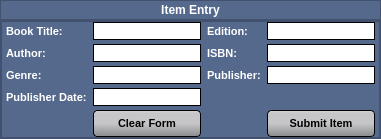
            <widget class="QWidget" name="add_item_pane">
             <property name="styleSheet">
              <string notr="true">background-color: #55698d;</string>
             </property>
             <layout class="QVBoxLayout" name="verticalLayout_9" stretch="0,1">
              <property name="spacing">
               <number>0</number>
              </property>
              <property name="leftMargin">
               <number>0</number>
              </property>
              <property name="topMargin">
               <number>0</number>
              </property>
              <property name="rightMargin">
               <number>0</number>
              </property>
              <property name="bottomMargin">
               <number>0</number>
              </property>
              <item>
               <widget class="QFrame" name="add_item_title_frame">
                <property name="frameShape">
                 <enum>QFrame::StyledPanel</enum>
                </property>
                <property name="frameShadow">
                 <enum>QFrame::Raised</enum>
                </property>
                <layout class="QHBoxLayout" name="horizontalLayout_6">
                 <property name="spacing">
                  <number>0</number>
                 </property>
                 <property name="leftMargin">
                  <number>2</number>
                 </property>
                 <property name="topMargin">
                  <number>2</number>
                 </property>
                 <property name="rightMargin">
                  <number>2</number>
                 </property>
                 <property name="bottomMargin">
                  <number>2</number>
                 </property>
                 <item>
                  <widget class="QLabel" name="add_item_title_label">
                   <property name="styleSheet">
                    <string notr="true">color: White;
font-family: &quot;SourceSansPro-Bold&quot;;
font-weight: 600;
background-color: none;
font-size: 12px;</string>
                   </property>
                   <property name="text">
                    <string>Item Entry</string>
                   </property>
                   <property name="alignment">
                    <set>Qt::AlignCenter</set>
                   </property>
                  </widget>
                 </item>
                </layout>
               </widget>
              </item>
              <item>
               <widget class="QFrame" name="add_item_background_frame">
                <property name="frameShape">
                 <enum>QFrame::StyledPanel</enum>
                </property>
                <property name="frameShadow">
                 <enum>QFrame::Raised</enum>
                </property>
                <layout class="QHBoxLayout" name="horizontalLayout_7">
                 <property name="spacing">
                  <number>0</number>
                 </property>
                 <property name="leftMargin">
                  <number>0</number>
                 </property>
                 <property name="topMargin">
                  <number>0</number>
                 </property>
                 <property name="rightMargin">
                  <number>0</number>
                 </property>
                 <property name="bottomMargin">
                  <number>0</number>
                 </property>
                 <item>
                  <widget class="QFrame" name="add_item_second_frame">
                   <property name="frameShape">
                    <enum>QFrame::StyledPanel</enum>
                   </property>
                   <property name="frameShadow">
                    <enum>QFrame::Raised</enum>
                   </property>
                   <layout class="QGridLayout" name="gridLayout_3">
                    <property name="leftMargin">
                     <number>4</number>
                    </property>
                    <property name="topMargin">
                     <number>0</number>
                    </property>
                    <property name="rightMargin">
                     <number>4</number>
                    </property>
                    <property name="bottomMargin">
                     <number>0</number>
                    </property>
                    <property name="horizontalSpacing">
                     <number>6</number>
                    </property>
                    <property name="verticalSpacing">
                     <number>4</number>
                    </property>
                    <item row="7" column="1">
                     <widget class="QPushButton" name="clear_results_button">
                      <property name="styleSheet">
                       <string notr="true">QPushButton#clear_results_button
{	

color: black;
	font-family: &quot;SourceSansPro-Bold&quot;;
	font-weight: 600;
	font-size: 11px;


	background-color: QLinearGradient( x1: 0, y1: 0, x2: 0, y2: 1, stop: 0 #d6d7d8, stop: 0.1 #c6c6c8, stop: 0.5 #c6c6c8, stop: 1 #b5b6b9, stop: 1 #8a8b8e);
	border-style: outset;
	border-width: 1px;
	border-color:black;
	padding: 6px;
	outline-offset: 4px;
	border-radius: 4px;
}

QPushButton:hover:!pressed#clear_results_button
{
	background-color: QLinearGradient( x1: 0, y1: 0, x2: 0, y2: 1, stop: 0 #d6d7d8, stop: 0.1 #c6c6c8, stop: 0.5 #c6c6c8, stop: 1 #b5b6b9, stop: 1 #575759);
	border-color: orange;
}
</string>
                      </property>
                      <property name="text">
                       <string>Clear Form</string>
                      </property>
                     </widget>
                    </item>
                    <item row="0" column="1">
                     <widget class="QLineEdit" name="book_title_input_box">
                      <property name="styleSheet">
                       <string notr="true">color: Black;
font-family: &quot;SourceSansPro-Bold&quot;;
font-weight: 600;
background-color: none;
font-size: 11px;
border-radius: none;
border-style: outset;
border-width: 1px;
border-color:black;</string>
                      </property>
                      <property name="text">
                       <string/>
                      </property>
                     </widget>
                    </item>
                    <item row="2" column="2">
                     <widget class="QLabel" name="publisher_title_label">
                      <property name="styleSheet">
                       <string notr="true">color: white;
font-family: &quot;SourceSansPro-Bold&quot;;
font-weight: 600;
background-color: none;
font-size: 11px;</string>
                      </property>
                      <property name="text">
                       <string>Publisher:</string>
                      </property>
                     </widget>
                    </item>
                    <item row="1" column="2">
                     <widget class="QLabel" name="isbn_title_label">
                      <property name="styleSheet">
                       <string notr="true">color: white;
font-family: &quot;SourceSansPro-Bold&quot;;
font-weight: 600;
background-color: none;
font-size: 11px;</string>
                      </property>
                      <property name="text">
                       <string>ISBN:</string>
                      </property>
                     </widget>
                    </item>
                    <item row="0" column="3">
                     <widget class="QLineEdit" name="edition_input_box">
                      <property name="styleSheet">
                       <string notr="true">color: Black;
font-family: &quot;SourceSansPro-Bold&quot;;
font-weight: 600;
background-color: none;
font-size: 11px;
border-radius: none;
border-style: outset;
border-width: 1px;
border-color:black;</string>
                      </property>
                     </widget>
                    </item>
                    <item row="0" column="2">
                     <widget class="QLabel" name="edition_title_label">
                      <property name="styleSheet">
                       <string notr="true">color: white;
font-family: &quot;SourceSansPro-Bold&quot;;
font-weight: 600;
background-color: none;
font-size: 11px;</string>
                      </property>
                      <property name="text">
                       <string>Edition:</string>
                      </property>
                     </widget>
                    </item>
                    <item row="1" column="3">
                     <widget class="QLineEdit" name="isbn_input_box">
                      <property name="styleSheet">
                       <string notr="true">color: Black;
font-family: &quot;SourceSansPro-Bold&quot;;
font-weight: 600;
background-color: none;
font-size: 11px;
border-radius: none;
border-style: outset;
border-width: 1px;
border-color:black;</string>
                      </property>
                     </widget>
                    </item>
                    <item row="2" column="3">
                     <widget class="QLineEdit" name="publisher_input_box">
                      <property name="styleSheet">
                       <string notr="true">color: Black;
font-family: &quot;SourceSansPro-Bold&quot;;
font-weight: 600;
background-color: none;
font-size: 11px;
border-radius: none;
border-style: outset;
border-width: 1px;
border-color:black;</string>
                      </property>
                     </widget>
                    </item>
                    <item row="0" column="0">
                     <widget class="QLabel" name="book_title_label">
                      <property name="styleSheet">
                       <string notr="true">color: white;
font-family: &quot;SourceSansPro-Bold&quot;;
font-weight: 600;
background-color: none;
font-size: 11px;</string>
                      </property>
                      <property name="text">
                       <string>Book Title:</string>
                      </property>
                      <property name="alignment">
                       <set>Qt::AlignLeading|Qt::AlignLeft|Qt::AlignVCenter</set>
                      </property>
                     </widget>
                    </item>
                    <item row="1" column="1">
                     <widget class="QLineEdit" name="author_input_box">
                      <property name="styleSheet">
                       <string notr="true">color: Black;
font-family: &quot;SourceSansPro-Bold&quot;;
font-weight: 600;
background-color: none;
font-size: 11px;
border-radius: none;
border-style: outset;
border-width: 1px;
border-color:black;</string>
                      </property>
                     </widget>
                    </item>
                    <item row="1" column="0">
                     <widget class="QLabel" name="author_title_label">
                      <property name="styleSheet">
                       <string notr="true">color: white;
font-family: &quot;SourceSansPro-Bold&quot;;
font-weight: 600;
background-color: none;
font-size: 11px;</string>
                      </property>
                      <property name="text">
                       <string>Author:</string>
                      </property>
                      <property name="alignment">
                       <set>Qt::AlignLeading|Qt::AlignLeft|Qt::AlignVCenter</set>
                      </property>
                     </widget>
                    </item>
                    <item row="2" column="0">
                     <widget class="QLabel" name="genre_title_label">
                      <property name="styleSheet">
                       <string notr="true">color: white;
font-family: &quot;SourceSansPro-Bold&quot;;
font-weight: 600;
background-color: none;
font-size: 11px;</string>
                      </property>
                      <property name="text">
                       <string>Genre:</string>
                      </property>
                     </widget>
                    </item>
                    <item row="3" column="0">
                     <widget class="QLabel" name="publisher_date_title_label">
                      <property name="styleSheet">
                       <string notr="true">color: white;
font-family: &quot;SourceSansPro-Bold&quot;;
font-weight: 600;
background-color: none;
font-size: 11px;</string>
                      </property>
                      <property name="text">
                       <string>Publisher Date:</string>
                      </property>
                     </widget>
                    </item>
                    <item row="2" column="1">
                     <widget class="QLineEdit" name="genre_input_box">
                      <property name="styleSheet">
                       <string notr="true">color: Black;
font-family: &quot;SourceSansPro-Bold&quot;;
font-weight: 600;
background-color: none;
font-size: 11px;
border-radius: none;
border-style: outset;
border-width: 1px;
border-color:black;</string>
                      </property>
                     </widget>
                    </item>
                    <item row="3" column="1">
                     <widget class="QLineEdit" name="publisher_date_input_box">
                      <property name="styleSheet">
                       <string notr="true">color: Black;
font-family: &quot;SourceSansPro-Bold&quot;;
font-weight: 600;
background-color: none;
font-size: 11px;
border-radius: none;
border-style: outset;
border-width: 1px;
border-color:black;</string>
                      </property>
                     </widget>
                    </item>
                    <item row="7" column="3">
                     <widget class="QPushButton" name="submit_items_button">
                      <property name="styleSheet">
                       <string notr="true">QPushButton#submit_items_button
{	

color: black;
	font-family: &quot;SourceSansPro-Bold&quot;;
	font-weight: 600;
	font-size: 11px;


	background-color: QLinearGradient( x1: 0, y1: 0, x2: 0, y2: 1, stop: 0 #d6d7d8, stop: 0.1 #c6c6c8, stop: 0.5 #c6c6c8, stop: 1 #b5b6b9, stop: 1 #8a8b8e);
	border-style: outset;
	border-width: 1px;
	border-color:black;
	padding: 6px;
	outline-offset: 4px;
	border-radius: 4px;
}

QPushButton:hover:!pressed#submit_items_button
{
	background-color: QLinearGradient( x1: 0, y1: 0, x2: 0, y2: 1, stop: 0 #d6d7d8, stop: 0.1 #c6c6c8, stop: 0.5 #c6c6c8, stop: 1 #b5b6b9, stop: 1 #575759);
	border-color: orange;
}
</string>
                      </property>
                      <property name="text">
                       <string>Submit Item</string>
                      </property>
                     </widget>
                    </item>
                   </layout>
                  </widget>
                 </item>
                </layout>
               </widget>
              </item>
             </layout>
            </widget>
